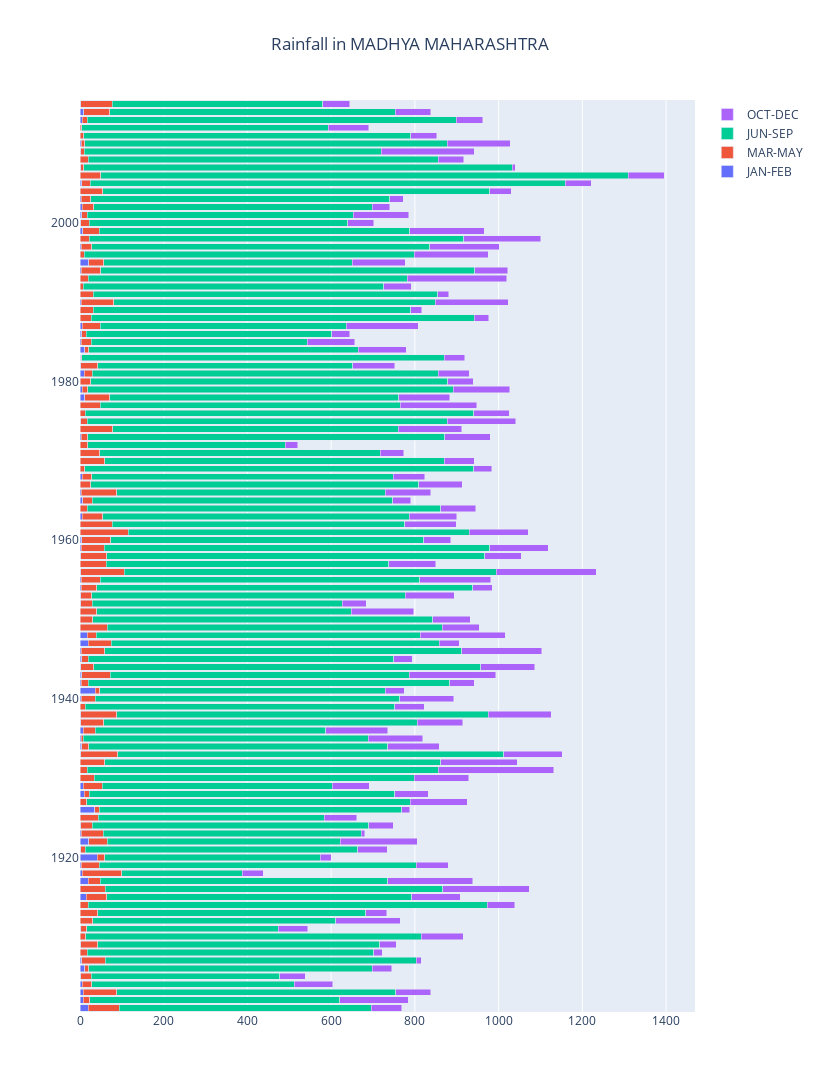

The code cell stored with this chart in its notebook:
### Code cell
find_monsoon('MADHYA MAHARASHTRA')
